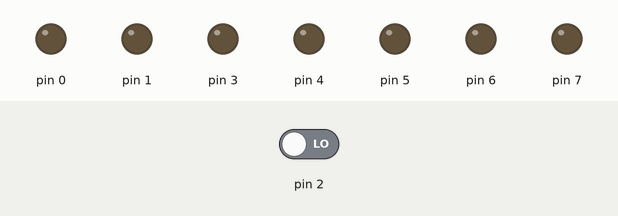
A sketch run on a simulated Arduino Uno, built with avr-gcc and run on an emulated ATmega328P. Parts: output pins drawn as LEDs (lit = HIGH). The test bench sets the inputs (shaded band); at power-on: pin 2 LOW.

Above: at 0.8 s.
0.9 s: pin 2 driven HIGH
At 2.1 s:
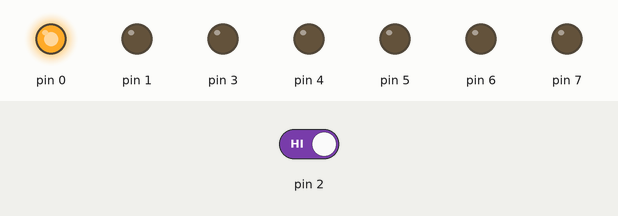
2.4 s: pin 2 driven LOW
At 3.5 s:
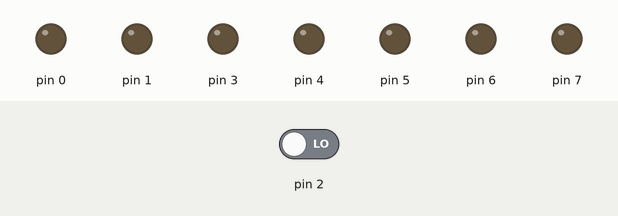
Timing chart, 0 to 5.4 s (numbered marks = the images above; inputs shaded):
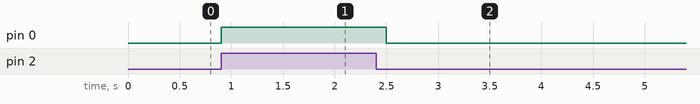

Measured:
- after the input at 0.9 s, pin 0: LOW → HIGH at once
- after the input at 2.4 s, pin 0: HIGH → LOW after 0.10 s

The sketch:

Exp_10.ino
```cpp
#include<avr/io.h>
#include<util/delay.h>
#define checkbit(x,y)((x)&(y))
#define bitn(p)(0x01<<(p))
int main(void)
{
  DDRD = 0xFB;
  while(1)
{
  if(checkbit(PIND, bitn(2)))
{
  PORTD = 0x01;
  _delay_ms(200);
}
  PORTD = 0x00;
 }
}
```
